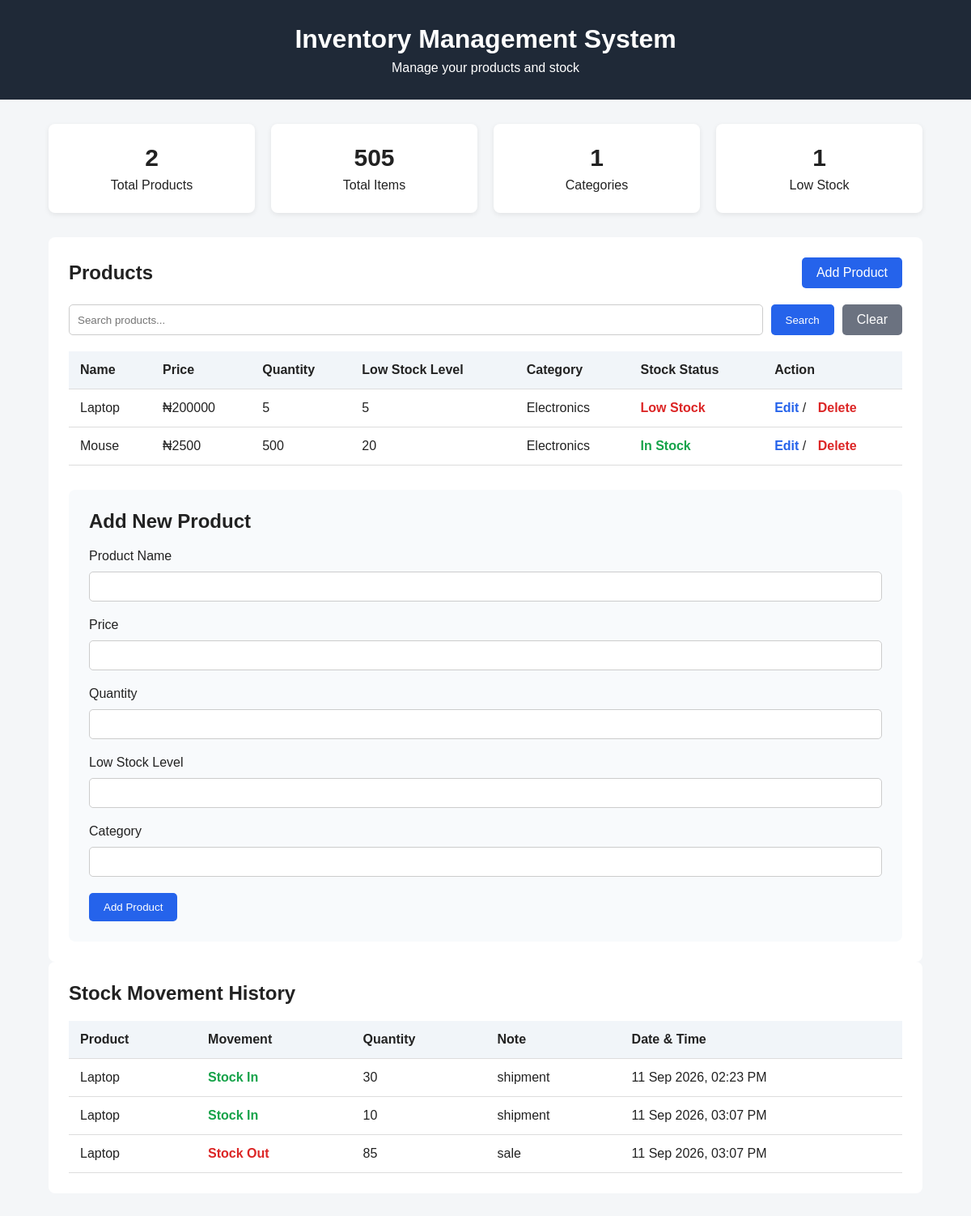
Before: / with the older database file.
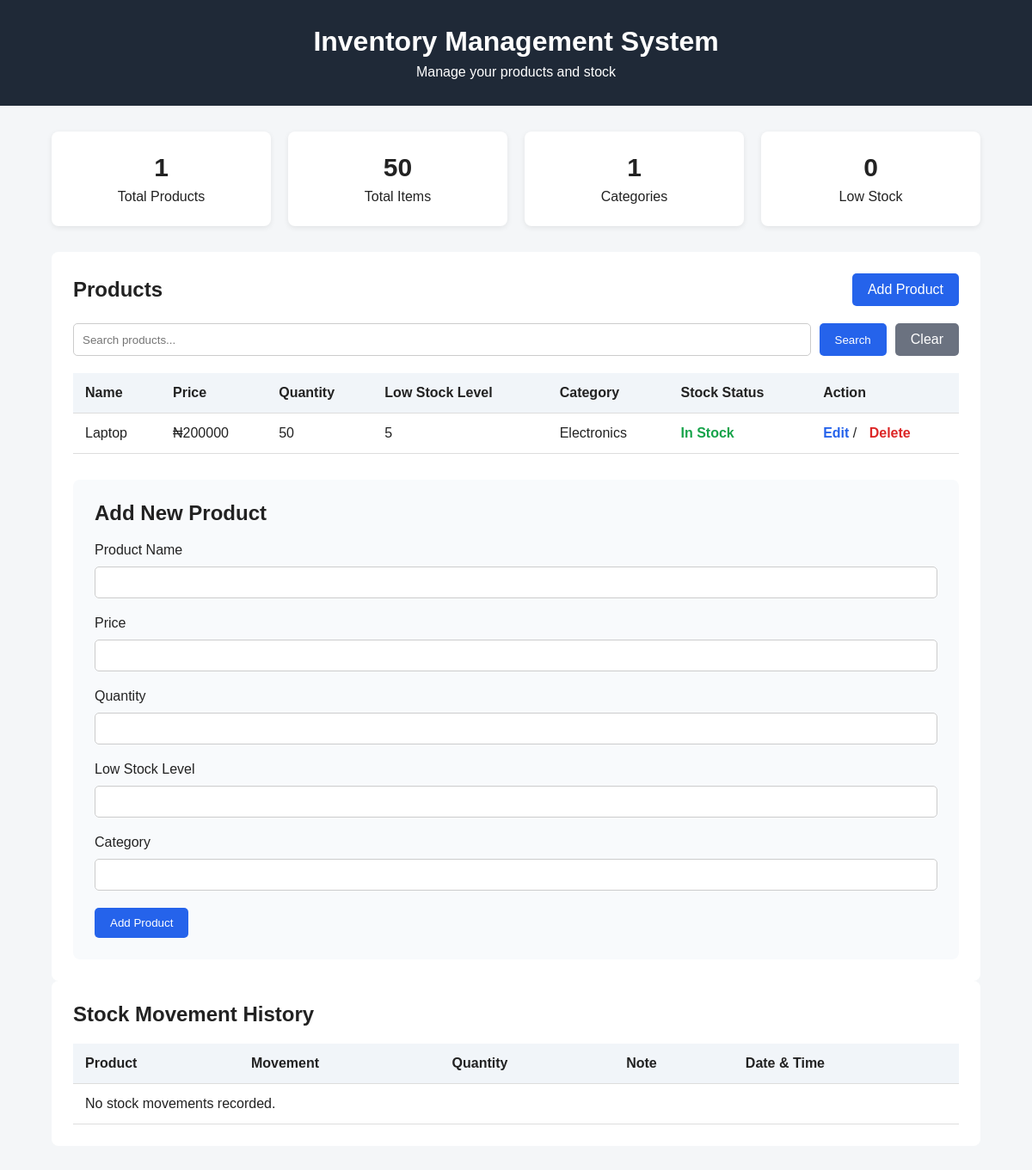
After: the same page with the newer database file.
### models.py (models this page shows)
class Product(Base):
    __tablename__ = "products"
    id = Column(
        Integer,
        primary_key=True,
        index=True,
    )
    name = Column(
        String,
        nullable=False,
        unique=True,
    )
    price = Column(
        Integer,
        nullable=False,
    )
    quantity = Column(
        Integer,
        nullable=False,
    )
    low_stock_level = Column(
        Integer,
        nullable=False,
    )
    category = Column(
        String,
        nullable=False,
    )
    stock_movements = relationship(
        "StockMovement",
        back_populates="product",
        cascade="all, delete-orphan",
    )

class StockMovement(Base):
    __tablename__ = "stock_movements"
    id = Column(
        Integer,
        primary_key=True,
        index=True,
    )
    product_id = Column(
        Integer,
        ForeignKey("products.id"),
        nullable=False,
    )
    movement_type = Column(
        String,
        nullable=False,
    )
    quantity = Column(
        Integer,
        nullable=False,
    )
    note = Column(
        String,
        nullable=True,
    )
    created_at = Column(
        DateTime,
        default=datetime.utcnow,
        nullable=False,
    )
    product = relationship(
        "Product",
        back_populates="stock_movements",
    )

### main.py (the view)
@app.get("/")
def home(
    request: Request,
    search: str = "",
    error: str = "",
):
    db = SessionLocal()
    all_products = db.query(Product).all()
    movements = db.query(StockMovement).options(
        joinedload(StockMovement.product)
    ).all()
    if search:
        products = db.query(Product).filter(
            Product.name.ilike(f"%{search}%")
        ).all()
    else:
        products = all_products
    total_products = len(all_products)
    total_items = sum(
        product.quantity
        for product in all_products
    )
    categories = set(
        product.category
        for product in all_products
    )
    total_categories = len(categories)
    low_stock_products = sum(
        1
        for product in all_products
        if product.quantity <= product.low_stock_level
    )
    db.close()
    return templates.TemplateResponse(
        request=request,
        name="index.html",
        context={
            "products": products,
            "total_products": total_products,
            "total_items": total_items,
            "total_categories": total_categories,
            "low_stock_products": low_stock_products,
            "movements": movements,
            "error": error,
        },
    )

### templates/index.html (shortened to what this page needs)
<!DOCTYPE html>
<html lang="en">
<head>
    <link
        rel="stylesheet"
        href="{{ url_for('static', path='style.css') }}"
    >
</head>
<body>
    <header>
        <h1>Inventory Management System</h1>
        <p>Manage your products and stock</p>
    </header>
    <main>
        <section class="summary">
            <div class="card">
                <h2>{{ total_products }}</h2>
                <p>Total Products</p>
            </div>
            <div class="card">
                <h2>{{ total_items }}</h2>
                <p>Total Items</p>
            </div>
            <div class="card">
                <h2>{{ total_categories }}</h2>
                <p>Categories</p>
            </div>
            <div class="card">
                <h2>{{ low_stock_products }}</h2>
                <p>Low Stock</p>
            </div>
        </section>
        <section class="inventory">
            <div class="section-header">
                <h2>Products</h2>
                <a
                    href="#add-product"
                    class="add-button"
                >
                    Add Product
                </a>
            </div>
            <form
                action="/"
                method="get"
                class="search-form"
            >
                <input
                    type="text"
                    name="search"
                    placeholder="Search products..."
                >
                <button type="submit">
                    Search
                </button>
                <a
                    href="/"
                    class="clear-button"
                >
                    Clear
                </a>
            </form>
            <table>
                <thead>
                    <tr>
                        <th>Name</th>
                        <th>Price</th>
                        <th>Quantity</th>
                        <th>Low Stock Level</th>
                        <th>Category</th>
                        <th>Stock Status</th>
                        <th>Action</th>
                    </tr>
                </thead>
                <tbody>
                    {% if products %}
                        {% for product in products %}
                        <tr>
                            <td>
                                {{ product.name }}
                            </td>
                            <td>
                                ₦{{ product.price }}
                            </td>
                            <td>
                                {{ product.quantity }}
                            </td>
                            <td>
                                {{ product.low_stock_level }}
                            </td>
                            <td>
                                {{ product.category }}
                            </td>
                            <td>
                                {% if product.quantity <= product.low_stock_level %}
                                    <span class="low-stock">
                                        Low Stock
                                    </span>
                                {% else %}
                                    <span class="in-stock">
                                        In Stock
                                    </span>
                                {% endif %}
                            </td>
                            <td>
                                <a
                                    href="/edit-product/{{ product.id }}"
                                    class="edit-button"
                                >
                                    Edit
                                </a>
                                <span>/</span>
                                <a
                                    href="/delete-product/{{ product.id }}"
                                    class="delete-button"
                                    onclick="return confirm('Are you sure you want to delete this product?');"
                                >
                                    Delete
                                </a>
                            </td>
                        </tr>
                        {% endfor %}
                    {% endif %}
                </tbody>
            </table>
            <div
                id="add-product"
                class="form-container"
            >
                <h2>Add New Product</h2>
                <form
                    action="/add-product"
                    method="post"
                >
                    <label for="name">
                        Product Name
                    </label>
                    <input
                        type="text"
                        id="name"
                        name="name"
                        required
                    >
                    <label for="price">
                        Price
                    </label>
                    <input
                        type="number"
                        id="price"
                        name="price"
                        min="1"
                        required
                    >
                    <label for="quantity">
                        Quantity
                    </label>
                    <input
                        type="number"
                        id="quantity"
                        name="quantity"
                        min="0"
                        required
                    >
                    <label for="low_stock_level">
                        Low Stock Level
                    </label>
                    <input
                        type="number"
                        id="low_stock_level"
                        name="low_stock_level"
                        min="0"
                        required
                    >
                    <label for="category">
                        Category
                    </label>
                    <input
                        type="text"
                        id="category"
                        name="category"
                        required
                    >
                    <button type="submit">
                        Add Product
                    </button>
                </form>
            </div>
        </section>
        <section class="inventory">
            <div class="section-header">
                <h2>Stock Movement History</h2>
            </div>
            <table>
                <thead>
                    <tr>
                        <th>Product</th>
                        <th>Movement</th>
                        <th>Quantity</th>
                        <th>Note</th>
                        <th>Date & Time</th>
                    </tr>
                </thead>
                <tbody>
                    {% if movements %}
                        {% for movement in movements %}
                        <tr>
                            <td>
                                {{ movement.product.name }}
                            </td>
                            <td>
                                {% if movement.movement_type == "IN" %}
                                    <span class="in-stock">
                                        Stock In
                                    </span>
                                {% else %}
                                    <span class="low-stock">
                                        Stock Out
                                    </span>
                                {% endif %}
                            </td>
                            <td>
                                {{ movement.quantity }}
                            </td>
                            <td>
                                {{ movement.note }}
                            </td>
                            <td>
                                {{ movement.created_at.strftime("%d %b %Y, %I:%M %p") }}
                            </td>
                        </tr>
                        {% endfor %}
                    {% else %}
                        <tr>
                            <td colspan="5">
                                No stock movements recorded.
                            </td>
                        </tr>
                    {% endif %}
                </tbody>
            </table>
        </section>
    </main>
</body>
</html>

### static/style.css (style rules this page uses)
* { box-sizing: border-box; margin: 0; padding: 0; }
body { font-family: Arial, sans-serif; background: #f4f6f8; color: #222; }
header { background: #1f2937; color: white; padding: 30px; text-align: center; }
header h1 { margin-bottom: 8px; }
main { width: 90%; max-width: 1100px; margin: 30px auto; }
.summary { display: flex; gap: 20px; margin-bottom: 30px; }
.card { background: white; padding: 25px; flex: 1; border-radius: 8px; text-align: center; box-shadow: 0 2px 6px rgba(0, 0, 0, 0.08); }
.card h2 { font-size: 30px; margin-bottom: 8px; }
.inventory { background: white; padding: 25px; border-radius: 8px; }
.section-header { display: flex; justify-content: space-between; align-items: center; margin-bottom: 20px; }
button { background: #2563eb; color: white; border: none; padding: 10px 18px; border-radius: 5px; cursor: pointer; }
table { width: 100%; border-collapse: collapse; }
th, td { padding: 14px; text-align: left; border-bottom: 1px solid #ddd; }
th { background: #f1f5f9; }
.add-button { background: #2563eb; color: white; padding: 10px 18px; border-radius: 5px; text-decoration: none; }
.form-container { margin-top: 30px; padding: 25px; background: #f8fafc; border-radius: 8px; }
.form-container h2 { margin-bottom: 20px; }
.form-container form { display: flex; flex-direction: column; gap: 10px; }
.form-container input { padding: 10px; border: 1px solid #ccc; border-radius: 5px; margin-bottom: 10px; }
.form-container button { width: fit-content; }
.edit-button { color: #2563eb; text-decoration: none; font-weight: bold; }
.delete-button { color: #dc2626; text-decoration: none; font-weight: bold; margin-left: 10px; }
.search-form { display: flex; gap: 10px; margin-bottom: 20px; }
.search-form input { flex: 1; padding: 10px; border: 1px solid #ccc; border-radius: 5px; }
.search-form button { padding: 10px 18px; }
.clear-button { background: #6b7280; color: white; padding: 10px 18px; border-radius: 5px; text-decoration: none; }
.in-stock { color: #16a34a; font-weight: bold; }

Changed rows visible on the page:
removed Product: name "Mouse", price "2500", quantity "500", low_stock_level "20", category "Electronics", shows "In Stock"
removed StockMovement: product.name "Laptop", movement_type "Stock In", quantity "30", note "shipment", created_at "11 Sep 2026, 02:23 PM"
removed StockMovement: product.name "Laptop", movement_type "Stock In", quantity "10", note "shipment", created_at "11 Sep 2026, 03:07 PM"
removed StockMovement: product.name "Laptop", movement_type "Stock Out", quantity "85", note "sale", created_at "11 Sep 2026, 03:07 PM"
changed Product "Laptop": quantity "5" → "50"; quantity "Low Stock" → "In Stock"
Other visible differences:
{{ total_products }}: "2" → "1"
{{ total_items }}: "505" → "50"
{{ low_stock_products }}: "1" → "0"
text now shown: "No stock movements recorded."
